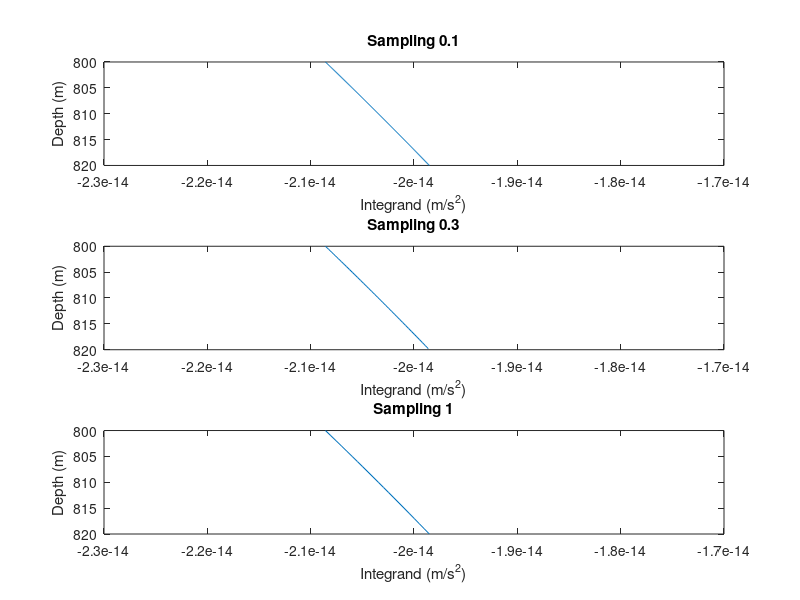
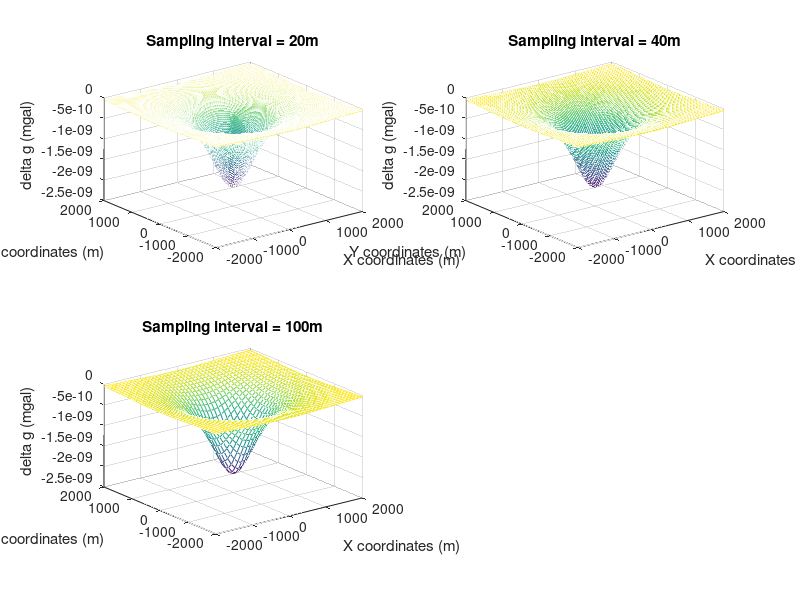
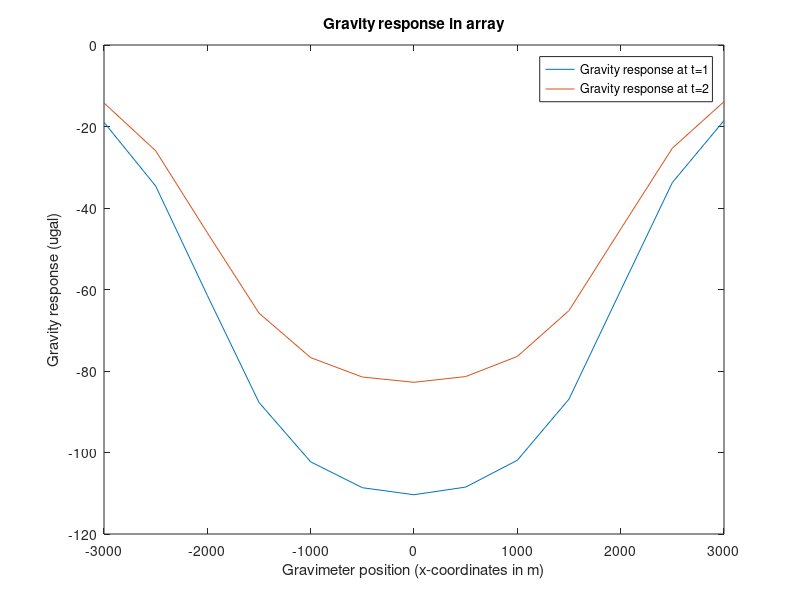

MATLAB code to generate these figures, in order:
%% Exercise set 3 Gravity Anomalies

%% 1.

%a) Sketch

%b) & d)

%INPUT
G = 6.6742*10^-11;
drho = -200;

dz1=0.1;
dz2=0.3;
dz3=1;

zmin=800;
zmax=820;

z1=zmin:dz1:zmax;
z2=zmin:dz2:zmax;
z3=zmin:dz3:zmax;

nz1=length(z1);
nz2=length(z2);
nz3=length(z3);

%%%%%%%%%%%%%%%%%%%%%%%%%%%%%%%%%%%%%%%%%%%%%%%%%%%%%%%%%%%%%%%%%%%%%

%COMP for b)

%Integrand
g_int1=(z1.^-2) * drho*G;
g_int2=(z2.^-2) * drho*G;
g_int3=(z3.^-2) * drho*G;

%%%%%%%%%%%%%%%%%%%%%%%%%%%%%%%%%%%%%%%%%%%%%%%%%%%%%%%%%%%%%%%%%%%%%

%OUTPUT b)
subplot(3,1,1)
plot(g_int1,z1)
axis ij
ylabel('Depth (m)')
xlabel('Integrand (m/s^2)')
title('Sampling 0.1')

subplot(3,1,2)
plot(g_int2,z2)
axis ij
ylabel('Depth (m)')
xlabel('Integrand (m/s^2)')
title('Sampling 0.3')

subplot(3,1,3)
plot(g_int3,z3)
axis ij
ylabel('Depth (m)')
xlabel('Integrand (m/s^2)')
title('Sampling 1')

%%%%%%%%%%%%%%%%%%%%%%%%%%%%%%%%%%%%%%%%%%%%%%%%%%%%%%%%%%%%%%%%%%%%%%

%COMP for d)

dgz1 = dz1*sum(g_int1)-dz1*(0.5)*(g_int1(1) + g_int1(nz1)); %delta gz in m/s^2 
dgz2 = dz2*sum(g_int2)-dz2*(0.5)*(g_int2(1) + g_int2(nz2)); 
dgz3 = dz3*sum(g_int3)-dz3*(0.5)*(g_int3(1) + g_int3(nz3));  

%Analytical 
dgz_an=-drho*G*((1/zmax)-(1/zmin));

%%%%%%%%%%%%%%%%%%%%%%%%%%%%%%%%%%%%%%%%%%%%%%%%%%%%%%%%%%%%%%%%%%%%%

%OUTPUT for d)
'Gravity response for samplings 0.1,0.3 and 1, in mGal'
mdgz1=dgz1*10^5 %In mgal (cm->m:*100,gal->mgal:*1000
mdgz2=dgz2*10^5
mdgz3=dgz3*10^5

%Analytical
mdgz_an=dgz_an*10^5

%c) Gal: unit for acceleration. 1 gal = 1 centimeter per second squared (1
%cm/s^2)

%%%%%%%%%%%%%%%%%%%%%%%%%%%%%%%%%%%%%%%%%%%%%%%%%%%%%%%%%%%%%%%%%%%%%%

%% 2.

%INPUT
drho=-200;
Z = 810;
G = 6.6742*10^-11;

%Gravitmeter position
x0=0;
y0=0;
z0=0;

%Defining intervals
dx= 4000/200;       % = 20
dx2= 4000/100;      % = 40
dx3=4000/40;        % = 100

dy=4000/200;
dy2= 4000/100;
dy3=4000/40;

dz=20;

%Sampling interval=20:
x=[-2000:dx:2000];
y=[-2000:dy:2000];
[X Y]=meshgrid(x,y);

%Sampling interval=40:
x2=[-2000:dx2:2000];
y2=[-2000:dy2:2000];
[X2 Y2]=meshgrid(x2,y2);

%Sampling interval=100:
x3=[-2000:dx3:2000];
y3=[-2000:dy3:2000];
[X3 Y3]=meshgrid(x3,y3);

%%%%%%%%%%%%%%%%%%%%%%%%%%%%%%%%%%%%%%%%%%%%%%%%%%%%%%%%%%%%%%%%%%%%%

%COMP

term1 = Z-z0;           %Nominator

%Sampling interval = 20
term2_20= sqrt(((X-x0).^2 + (Y-y0).^2 + (Z-z0)^2).^3);  %Denominator
int_20 = (term1./term2_20)*G*drho; % Integrand in m/s^2
int_20_mgal = int_20*10^5;         % In mgal

%Sampling interval = 40
term2_40= sqrt(((X2-x0).^2 + (Y2-y0).^2 + (Z-z0)^2).^3);
int_40 = (term1./term2_40)*G*drho;
int_40_mgal = int_40*10^5;

%Sampling interval = 100
term2_100= sqrt(((X3-x0).^2 + (Y3-y0).^2 + (Z-z0)^2).^3);
int_100 = (term1./term2_100)*G*drho;
int_100_mgal = int_100*10^5;

%%%%%%%%%%%%%%%%%%%%%%%%%%%%%%%%%%%%%%%%%%%%%%%%%%%%%%%%%%%%%%%%%%%%%%

%OUTPUT
figure(21)
subplot(2,2,1)
mesh(X,Y,int_20_mgal)
title('Sampling interval = 20m')
xlabel('X coordinates (m)'); ylabel('Y coordinates (m)'); zlabel('delta g (mgal)')

subplot(2,2,2)
mesh(X2,Y2,int_40_mgal)
title('Sampling interval = 40m')
xlabel('X coordinates (m)'); ylabel('Y coordinates (m)'); zlabel('delta g (mgal)')

subplot(2,2,3)
mesh(X3,Y3,int_100_mgal)
title('Sampling interval = 100m')
xlabel('X coordinates (m)'); ylabel('Y coordinates (m)'); zlabel('delta g (mgal)')

%%%%%%%%%%%%%%%%%%%%%%%%%%%%%%%%%%%%%%%%%%%%%%%%%%%%%%%%%%%%%%%%%%%%%%

%% 2b.

%INPUT

%Defining lengths
nx1=length(x);
nx2=length(x2);
nx3=length(x3);

ny1=length(y);
ny2=length(y2);
ny3=length(y3);

%%%%%%%%%%%%%%%%%%%%%%%%%%%%%%%%%%%%%%%%%%%%%%%%%%%%%%%%%%%%%%%%%%%%%%%

%COMP

sum_int_20=sum(sum(int_20_mgal(1:nx1-1,1:ny1-1))); %sum(sum(f)) - summing matrix
sum_int_40=sum(sum(int_40_mgal(1:nx2-1,1:ny2-1)));
sum_int_100=sum(sum(int_100_mgal(1:nx3-1,1:ny3-1)));

%%%%%%%%%%%%%%%%%%%%%%%%%%%%%%%%%%%%%%%%%%%%%%%%%%%%%%%%%%%%%%%%%%%%%%%

%OUTPUT

'Gravity respone in ugal, for sampling intervall=20'
dx*dy*dz*sum_int_20*10^3   %*10^3 to get ugal (microgal)
                            %No need for G and drho because it's already in
                            %int_100mgal

'Gravity respone in ugal, for sampling intervall=40'
dx2*dy2*dz*sum_int_40*10^3

'Gravity respone in ugal, for sampling intervall=100'
dx3*dy3*dz*sum_int_100*10^3

%%%%%%%%%%%%%%%%%%%%%%%%%%%%%%%%%%%%%%%%%%%%%%%%%%%%%%%%%%%%%%%%%%%%%%

%% 2d)

%INPUT

dz2=15;     %thickness of gas layer after 3 years (20m -5m)

%%%%%%%%%%%%%%%%%%%%%%%%%%%%%%%%%%%%%%%%%%%%%%%%%%%%%%%%%%%%%%%%%%%%%%

%OUTPUT

'Gravity respone in ugal after 3 years, for sampling intervall=20'
dx*dy*dz2*sum_int_20*10^3   %*10^3 to get ugal (microgal)

'Gravity respone in ugal after 3 years, for sampling intervall=40'
dx2*dy2*dz2*sum_int_40*10^3

'Gravity respone in ugal after 3 years, for sampling intervall=100'
dx3*dy3*dz2*sum_int_100*10^3

%%%%%%%%%%%%%%%%%%%%%%%%%%%%%%%%%%%%%%%%%%%%%%%%%%%%%%%%%%%%%%%%%%%%%%

%% 2e)

%From 2b we know that 20 m of gas gives a gravity response of -110.36 ugal.
%The thickness that gives a signal of 5 ugal is therefore calculated by:
'Min thickness change (m) ='
(20/-110.36)*-5 

%%%%%%%%%%%%%%%%%%%%%%%%%%%%%%%%%%%%%%%%%%%%%%%%%%%%%%%%%%%%%%%%%%%%%%

%% 2f)

%INPUT

ndx=3000/200;          %new interval
xn=[-1000:ndx:2000];
[Xn Y] = meshgrid(xn,y);
n_xn=length(xn);

%%%%%%%%%%%%%%%%%%%%%%%%%%%%%%%%%%%%%%%%%%%%%%%%%%%%%%%%%%%%%%%%%%%%

%COMP

%Integrand
term1 = Z-z0;           %Nominator

term2_n= sqrt(((Xn-x0).^2 + (Y-y0).^2 + (Z-z0)^2).^3);  %Denominator
int_n = (term1./term2_n)*G*drho; % Integrand in m/s^2
int_n_mgal = int_n*10^5;         % In mgal

%%%%%%%%%%%%%%%%%%%%%%%%%%%%%%%%%%%%%%%%%%%%%%%%%%%%%%%%%%%%%%%%%%%%

%OUTPUT
'Gravity response after 3 years of horizontal influx in ugal'
sum_int_n=(sum(sum(int_n_mgal(1:n_xn-1,1:ny1-1))));
ndx*dy*dz*sum_int_n*10^3 

%%%%%%%%%%%%%%%%%%%%%%%%%%%%%%%%%%%%%%%%%%%%%%%%%%%%%%%%%%%%%%%%%%%%

%% 3.

%INPUT

%Gravimeter array positions
x0_3=[-3000:500:3000];
y0=0;
z0=0;

%Thickness of anomaly
dz1=20;
dz2=15;     %At time 2
    
N=length(x0_3);

%%%%%%%%%%%%%%%%%%%%%%%%%%%%%%%%%%%%%%%%%%%%%%%%%%%%%%%%%%%%%%%%%%%%%%

% COMP

term1 = Z-z0;           %Nominator

for n=1:N
    term2_20= sqrt(((X-x0_3(n)).^2 + (Y-y0).^2 + (Z-z0)^2).^3);  
    int_20 = (term1./term2_20)*G*drho;
    int_20_mgal = int_20*10^5;
    %for time 1, dz1=20
    grav_resp1(n)=dx*dy*dz1*(sum(sum(int_20_mgal(1:nx1-1,1:ny1-1))))*10^3;
    %for time 2, dz2=15
    grav_resp2(n)=dx*dy*dz2*(sum(sum(int_20_mgal(1:nx1-1,1:ny1-1))))*10^3;
end

%%%%%%%%%%%%%%%%%%%%%%%%%%%%%%%%%%%%%%%%%%%%%%%%%%%%%%%%%%%%%%%%%%%%%%%

%OUTPUT

figure(31)
plot(x0_3,grav_resp1,x0_3,grav_resp2)
title('Gravity response in array')
xlabel('Gravimeter position (x-coordinates in m)')
ylabel('Gravity response (ugal)')
legend('Gravity response at t=1','Gravity response at t=2')


























